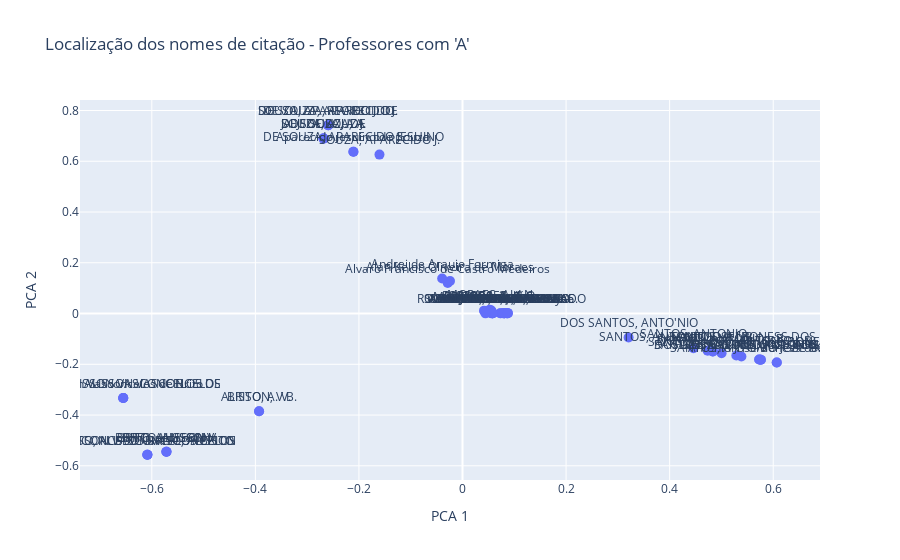
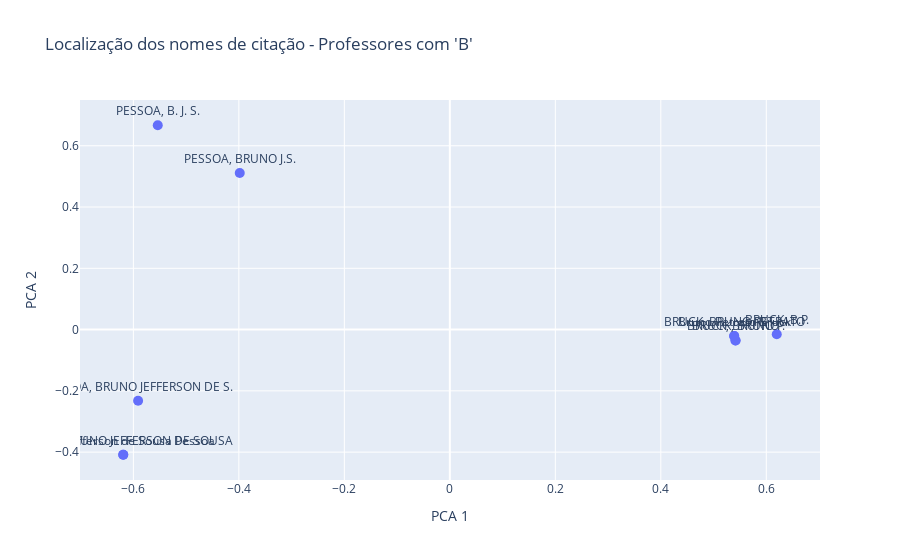
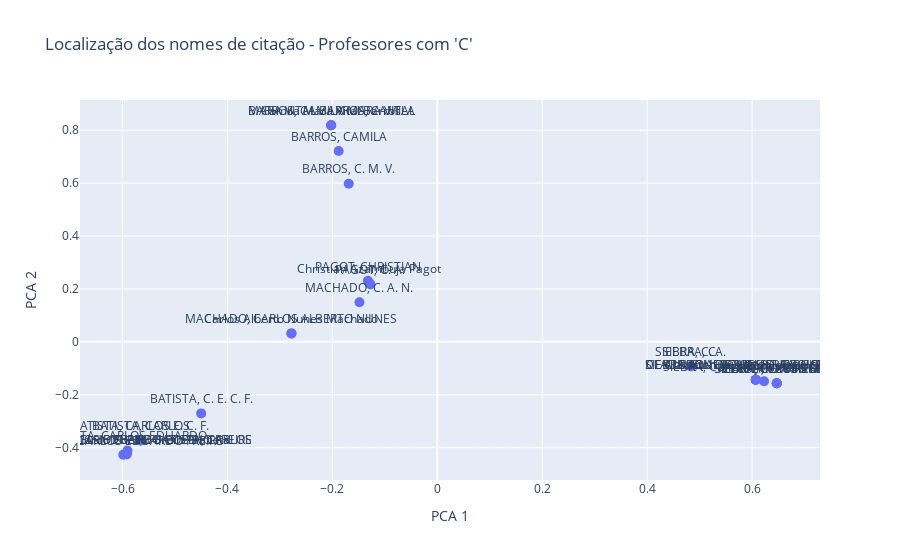
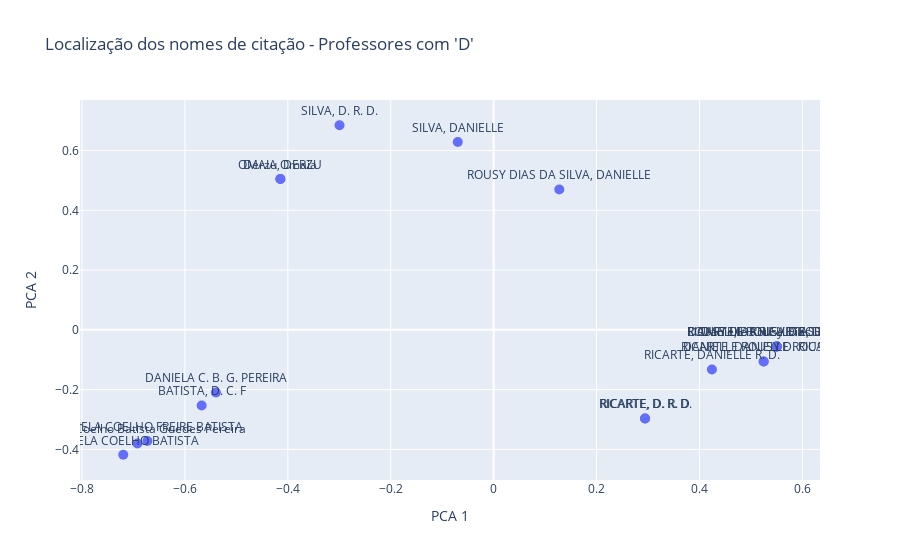

The notebook cell saved with these charts, in order:
### Code cell
grupos = defaultdict(list)
for prof in professores:
    nome = prof["identificacao"]["nome"]
    grupos[nome[0].upper()].append(prof)

for letra, grupo in grupos.items():
    nomes = []
    for prof in grupo:
        nome_professor = prof["identificacao"]["nome"]
        nomes.append(nome_professor)
        nomes += prof["identificacao"].get("nomes_citacao", [])
    if len(nomes) < 2:
        continue

    vectorizer = TfidfVectorizer()
    X = vectorizer.fit_transform(nomes)
    pca = PCA(n_components=2)
    X_2d = pca.fit_transform(X.toarray())

    fig = px.scatter(
        x=X_2d[:, 0],
        y=X_2d[:, 1],
        text=nomes,
        labels={"x": "PCA 1", "y": "PCA 2"},
        title=f"Localização dos nomes de citação - Professores com '{letra}'",
    )
    fig.update_traces(marker=dict(size=10), textposition='top center', hovertemplate='%{text}')
    fig.show()

    print(f"\nProfessores e nomes de citação do grupo '{letra}':")
    idx = 0
    for prof in grupo:
        nome_professor = prof["identificacao"]["nome"]
        print(f"- {nome_professor}  (PCA: {X_2d[idx, 0]:.3f}, {X_2d[idx, 1]:.3f})")
        idx += 1
        nomes_citacao = prof["identificacao"].get("nomes_citacao", [])
        for nome_citacao in nomes_citacao:
            print(f"    • {nome_citacao}  (PCA: {X_2d[idx, 0]:.3f}, {X_2d[idx, 1]:.3f})")
            idx += 1

### Figure 1 — Plotly figure (JSON) as saved in the notebook; plotly's stock layout.template omitted (floating-point values rounded to 4 significant figures)
{"data": [{"hovertemplate": "%{text}", "legendgroup": "", "marker": {"color": "#636efa", "size": 10, "symbol": "circle"}, "mode": "markers+text", "name": "", "orientation": "v", "showlegend": false, "text": ["Adriana Carla Damasceno", "ADRIANA DAMASCENO", "DAMASCENO, ADRIANA", "DAMASCENO, ADRIANA C.", "DAMASCENO, A. C.", "Alan Kelon Oliveira de Moraes", "MORAES, A. K. O.", "MORAES, ALAN", "MORAES, A.", "Alisson Vasconcelos de Brito", "BRITO, ALISSON VASCONCELOS DE", "BRITO, ALISSON V.", "ALISSON, V.B.", "BRITO, ALISSON V", "BRITO, A. V.", "DE BRITO, ALISSON VASCONCELOS", "ALISSON VASCONCELOS BRITO", "BRITO, ALISSON", "VASCONCELOS BRITO, ALISSON", "BRITO, ALISSON VASCONCELOS", "Alvaro Francisco de Castro Medeiros", "MEDEIROS, A. F. C.", "Ana Paula Pintado Wyse", "WYSE, ANA PAULA PINTADO", "WYSE, A. P. P.", "WYSE, A. P.", "WYSE, ANA PAULA", "WYSE, ANA PAULA P.", "Anand Subramanian", "SUBRAMANIAN, A.", "SUBRAMANIAN, ANAND", "Andrei de Araujo Formiga", "FORMIGA, A. A.", "Andréa Vanessa Rocha", "ROCHA, ANDRÉA VANESSA", "ROCHA, ANDRÉA V.", "Antônio José Boness dos Santos", "SANTOS, A. J. B.", "DOS SANTOS, ANTONIO JOSÉ BONESS", "SANTOS, ANTÔNIO J. B.", "SANTOS, ANTÔNIO JOSÉ BONESS DOS", "DOS SANTOS, ANTÔNIO J.B.", "SANTOS, ANTONIO JOSE' BONESS DOS", "DOS SANTOS,  ANTÔNIO J. B.", "SANTOS, ANTONIO JOSÉ BONESS DOS", "SANTOS, A.J.B.", "SANTOS, ANTÔNIO JOSÉ BONESS", "SANTOS, ANTONIO", "DOS SANTOS, ANTONIO J. B.", "DOS SANTOS, ANTO'NIO", "Aparecido Jesuino de Souza", "SOUZA, APARECIDO J.", "DE SOUZA, APARECIDO JESUINO", "DE SOUZA, APARECIDO J.", "A. J. DESOUZA", "SOUZA, APARECIDO J. DE", "DE SOUZA, APARECIDO", "A. J. DE SOUZA", "DE SOUZA, A. J.", "SOUZA, A. J. DE", "J. DE SOUZA, A."], "textposition": "top center", "type": "scatter", "x": [0.07412, 0.08105, 0.08105, 0.08105, 0.07256, -0.02408, 0.05536, 0.05232, 0.05536, -0.6551, -0.6551, -0.5717, -0.3928, -0.5717, -0.3928, -0.6551, -0.6085, -0.5717, -0.6085, -0.6085, -0.0285, 0.04262, 0.08567, 0.08567, 0.07865, 0.07865, 0.08753, 0.08753, 0.05743, 0.05512, 0.05743, -0.03931, 0.04159, 0.05871, 0.05871, 0.05722, 0.6068, 0.4834, 0.5761, 0.5003, 0.6068, 0.573, 0.4733, 0.573, 0.5761, 0.4834, 0.5386, 0.446, 0.5288, 0.3207, -0.2107, -0.1604, -0.2107, -0.2593, 0.04437, -0.2593, -0.2593, -0.2682, -0.2682, -0.2682, -0.2682], "xaxis": "x", "y": [0.001248, 0.001375, 0.001375, 0.001375, 0.001219, 0.1285, 0.01194, 0.01514, 0.01194, -0.3331, -0.3331, -0.5446, -0.3849, -0.5446, -0.3849, -0.3331, -0.5564, -0.5446, -0.5564, -0.5564, 0.1206, 0.008839, 0.001473, 0.001473, 0.00134, 0.00134, 0.001507, 0.001507, 0.0009263, 0.0008858, 0.0009263, 0.1383, 0.01143, 0.0009497, 0.0009497, 0.0009236, -0.1929, -0.1498, -0.1821, -0.1561, -0.1929, -0.1809, -0.1468, -0.1809, -0.1821, -0.1498, -0.1696, -0.1371, -0.1654, -0.09436, 0.6377, 0.6263, 0.6377, 0.7419, 0.0006959, 0.7419, 0.7419, 0.6894, 0.6894, 0.6894, 0.6894], "yaxis": "y"}], "layout": {"legend": {"tracegroupgap": 0}, "title": {"text": "Localização dos nomes de citação - Professores com 'A'"}, "xaxis": {"anchor": "y", "domain": [0, 1], "title": {"text": "PCA 1"}}, "yaxis": {"anchor": "x", "domain": [0, 1], "title": {"text": "PCA 2"}}}}

### Figure 2 — Plotly figure (JSON) as saved in the notebook; plotly's stock layout.template omitted (floating-point values rounded to 4 significant figures)
{"data": [{"hovertemplate": "%{text}", "legendgroup": "", "marker": {"color": "#636efa", "size": 10, "symbol": "circle"}, "mode": "markers+text", "name": "", "orientation": "v", "showlegend": false, "text": ["Bruno Jefferson de Sousa Pessoa", "PESSOA, BRUNO JEFFERSON DE S.", "PESSOA, B. J. S.", "PESSOA, BRUNO JEFFERSON DE SOUSA", "PESSOA, BRUNO J.S.", "Bruno Petrato Bruck", "BRUCK, B.P.", "BRUCK, BRUNO", "BRUCK, BRUNO P.", "BRUCK, BRUNO PETRATO"], "textposition": "top center", "type": "scatter", "x": [-0.6192, -0.591, -0.5537, -0.6192, -0.3983, 0.5391, 0.6198, 0.5417, 0.5417, 0.5391], "xaxis": "x", "y": [-0.4085, -0.2324, 0.6669, -0.4085, 0.5108, -0.02068, -0.01542, -0.03571, -0.03571, -0.02068], "yaxis": "y"}], "layout": {"legend": {"tracegroupgap": 0}, "title": {"text": "Localização dos nomes de citação - Professores com 'B'"}, "xaxis": {"anchor": "y", "domain": [0, 1], "title": {"text": "PCA 1"}}, "yaxis": {"anchor": "x", "domain": [0, 1], "title": {"text": "PCA 2"}}}}

### Figure 3 — Plotly figure (JSON) as saved in the notebook; plotly's stock layout.template omitted (floating-point values rounded to 4 significant figures)
{"data": [{"hovertemplate": "%{text}", "legendgroup": "", "marker": {"color": "#636efa", "size": 10, "symbol": "circle"}, "mode": "markers+text", "name": "", "orientation": "v", "showlegend": false, "text": ["Camila Mara Vital Barros", "BARROS, C. M. V.", "BARROS, CAMILA MARA VITAL", "MARA VITAL BARROS, CAMILA", "BARROS, CAMILA", "Carlos Alberto Nunes Machado", "MACHADO, C. A. N.", "MACHADO, CARLOS ALBERTO NUNES", "Carlos Eduardo Coelho Freire Batista", "BATISTA, CARLOS EDUARDO FREIRE", "BATISTA, CARLOS", "BATISTA, C. E. C. F.", "BATISTA, CARLOS E. C. F.", "BATISTA, CARLOS EDUARDO COELHO FREIRE", "EDUARDO COELHO FREIRE BATISTA, CARLOS", "BATISTA, CARLOS EDUARDO", "Christian Azambuja Pagot", "PAGOT, CHRISTIAN", "PAGOT, C. A.", "Clauirton de Albuquerque Siebra", "SIEBRA, CLAUIRTON", "DE ALBUQUERQUE SIEBRA, CLAUIRTON", "SIEBRA, C. A.", "SIEBRA, CLAUIRTON A.", "CLAUIRTON DE ALBUQUERQUE SIEBRA", "SIEBRA, C.", "SIEBRA, CLAUIRTON DE ALBUQUERQUE", "SIEBRA, CLAUIRTON ALBUQUERQUE", "CLAUIRTON SIEBRA", "SIEBRA, CLAUIRTON A"], "textposition": "top center", "type": "scatter", "x": [-0.2024, -0.1688, -0.2024, -0.2024, -0.188, -0.278, -0.1484, -0.278, -0.5923, -0.5986, -0.5657, -0.4501, -0.5657, -0.5923, -0.5923, -0.5908, -0.1294, -0.1323, -0.1275, 0.607, 0.647, 0.607, 0.4833, 0.647, 0.607, 0.4833, 0.607, 0.6228, 0.647, 0.647], "xaxis": "x", "y": [0.8188, 0.598, 0.8188, 0.8188, 0.7215, 0.03204, 0.1496, 0.03204, -0.4245, -0.4268, -0.3725, -0.2705, -0.3725, -0.4245, -0.4245, -0.4111, 0.2227, 0.2305, 0.2173, -0.1432, -0.1567, -0.1432, -0.09242, -0.1567, -0.1432, -0.09242, -0.1432, -0.1487, -0.1567, -0.1567], "yaxis": "y"}], "layout": {"legend": {"tracegroupgap": 0}, "title": {"text": "Localização dos nomes de citação - Professores com 'C'"}, "xaxis": {"anchor": "y", "domain": [0, 1], "title": {"text": "PCA 1"}}, "yaxis": {"anchor": "x", "domain": [0, 1], "title": {"text": "PCA 2"}}}}

### Figure 4 — Plotly figure (JSON) as saved in the notebook; plotly's stock layout.template omitted (floating-point values rounded to 4 significant figures)
{"data": [{"hovertemplate": "%{text}", "legendgroup": "", "marker": {"color": "#636efa", "size": 10, "symbol": "circle"}, "mode": "markers+text", "name": "", "orientation": "v", "showlegend": false, "text": ["Daniela Coelho Batista Guedes Pereira", "BATISTA, D. C. F", "DANIELA C. B. G. PEREIRA", "DANIELA COELHO BATISTA", "DANIELA COELHO FREIRE BATISTA", "Danielle Rousy Dias Ricarte", "RICARTE, DANIELLE ROUSY D.", "ROUSY DIAS DA SILVA, DANIELLE", "SILVA, DANIELLE", "RICARTE, DANIELLE ROUSY DIAS", "RICARTE, DANIELLE R. D.", "SILVA, D. R. D.", "RICARTE, D. R. D", "DANIELLE ROUSY D. RICARTE", "ROUSY DIAS RICARTE, DANIELLE", "RICARTE, D. R. D.", "DANIELLE ROUSY DIAS RICARTE", "Derzu Omaia", "OMAIA, DERZU"], "textposition": "top center", "type": "scatter", "x": [-0.6924, -0.5674, -0.5398, -0.7198, -0.6729, 0.5502, 0.5247, 0.1276, -0.06971, 0.5502, 0.4242, -0.2995, 0.2943, 0.5247, 0.5502, 0.2943, 0.5502, -0.4145, -0.4145], "xaxis": "x", "y": [-0.3804, -0.2531, -0.2097, -0.4179, -0.3717, -0.05541, -0.106, 0.4697, 0.6284, -0.05541, -0.1326, 0.6846, -0.2965, -0.106, -0.05541, -0.2965, -0.05541, 0.5046, 0.5046], "yaxis": "y"}], "layout": {"legend": {"tracegroupgap": 0}, "title": {"text": "Localização dos nomes de citação - Professores com 'D'"}, "xaxis": {"anchor": "y", "domain": [0, 1], "title": {"text": "PCA 1"}}, "yaxis": {"anchor": "x", "domain": [0, 1], "title": {"text": "PCA 2"}}}}
